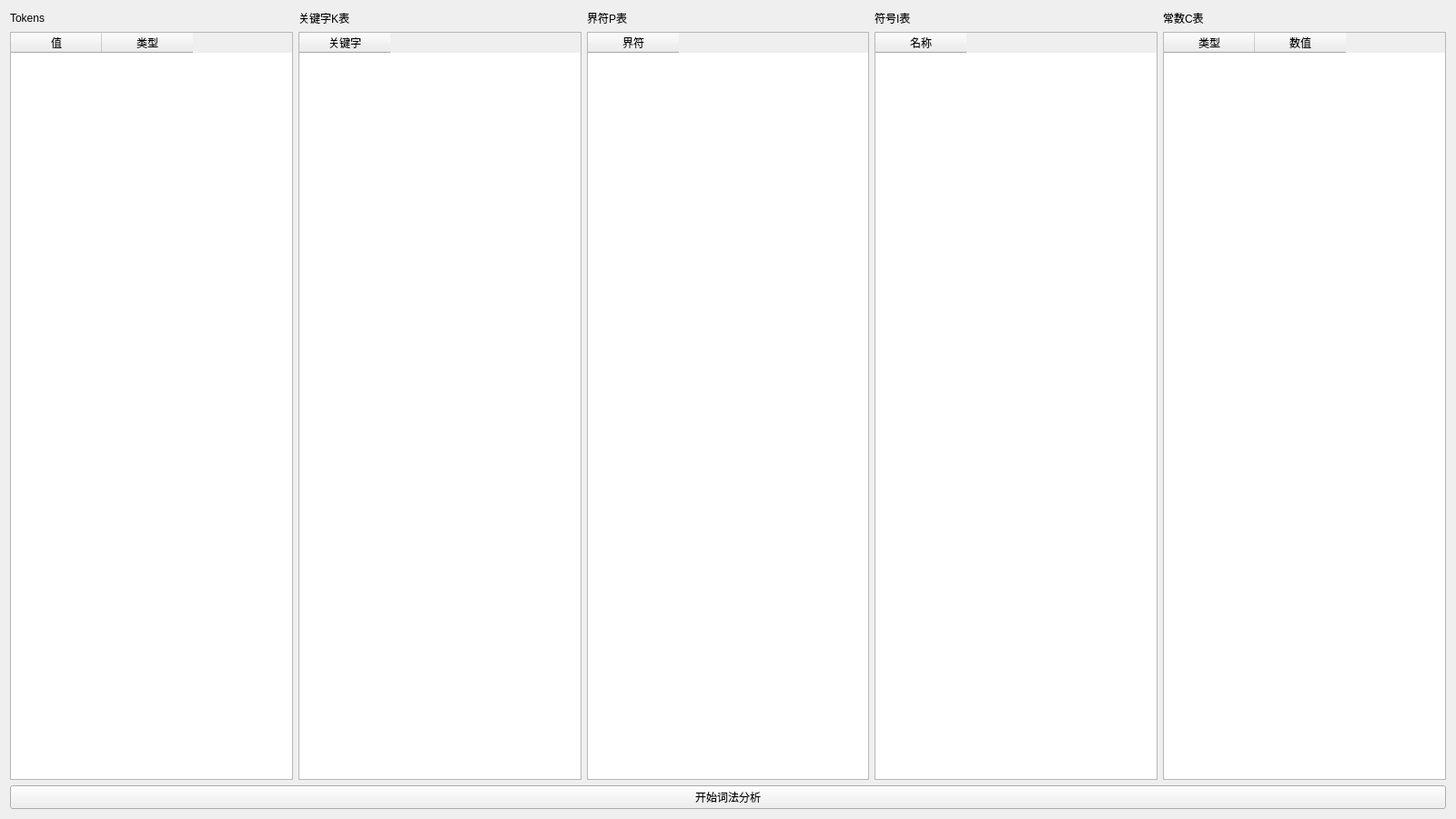
<?xml version="1.0" encoding="UTF-8"?>
<ui version="4.0">
 <class>ScannerGUI</class>
 <widget class="QWidget" name="ScannerGUI">
  <property name="geometry">
   <rect>
    <x>0</x>
    <y>0</y>
    <width>1600</width>
    <height>900</height>
   </rect>
  </property>
  <property name="windowTitle">
   <string>ScannerGUI</string>
  </property>
  <layout class="QGridLayout" name="gridLayout">
   <item row="0" column="2">
    <widget class="QLabel" name="pLabel">
     <property name="text">
      <string>界符P表</string>
     </property>
    </widget>
   </item>
   <item row="0" column="1">
    <widget class="QLabel" name="kLabel">
     <property name="text">
      <string>关键字K表</string>
     </property>
    </widget>
   </item>
   <item row="1" column="2">
    <widget class="QTableWidget" name="pTableWidget">
     <property name="editTriggers">
      <set>QAbstractItemView::NoEditTriggers</set>
     </property>
     <column>
      <property name="text">
       <string>界符</string>
      </property>
     </column>
    </widget>
   </item>
   <item row="1" column="3">
    <widget class="QTableWidget" name="iTableWidget">
     <property name="editTriggers">
      <set>QAbstractItemView::NoEditTriggers</set>
     </property>
     <column>
      <property name="text">
       <string>名称</string>
      </property>
     </column>
    </widget>
   </item>
   <item row="1" column="4">
    <widget class="QTableWidget" name="cTableWidget">
     <property name="editTriggers">
      <set>QAbstractItemView::NoEditTriggers</set>
     </property>
     <column>
      <property name="text">
       <string>类型</string>
      </property>
     </column>
     <column>
      <property name="text">
       <string>数值</string>
      </property>
     </column>
    </widget>
   </item>
   <item row="1" column="1">
    <widget class="QTableWidget" name="kTableWidget">
     <property name="editTriggers">
      <set>QAbstractItemView::NoEditTriggers</set>
     </property>
     <column>
      <property name="text">
       <string>关键字</string>
      </property>
     </column>
    </widget>
   </item>
   <item row="0" column="4">
    <widget class="QLabel" name="cLabel">
     <property name="text">
      <string>常数C表</string>
     </property>
    </widget>
   </item>
   <item row="0" column="3">
    <widget class="QLabel" name="iLabel">
     <property name="text">
      <string>符号I表</string>
     </property>
    </widget>
   </item>
   <item row="0" column="0">
    <widget class="QLabel" name="tokenLabel">
     <property name="text">
      <string>Tokens</string>
     </property>
    </widget>
   </item>
   <item row="1" column="0">
    <widget class="QTableWidget" name="tokenTableWidget">
     <property name="editTriggers">
      <set>QAbstractItemView::NoEditTriggers</set>
     </property>
     <column>
      <property name="text">
       <string>值</string>
      </property>
     </column>
     <column>
      <property name="text">
       <string>类型</string>
      </property>
     </column>
    </widget>
   </item>
   <item row="2" column="0" colspan="5">
    <widget class="QPushButton" name="startPushButton">
     <property name="text">
      <string>开始词法分析</string>
     </property>
    </widget>
   </item>
  </layout>
 </widget>
 <resources/>
 <connections/>
</ui>
